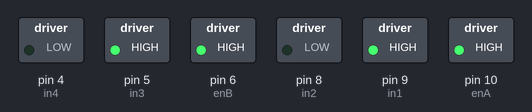
Recording of a sketch running on a simulated Arduino Uno, built with avr-gcc and run on an emulated ATmega328P. Parts: switched loads named in the sketch (green lamp = pin HIGH).

Above: at 0.1 s.
Timing chart, 0 to 1.6 s (numbered marks = the images above):
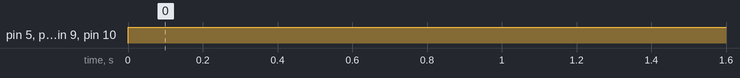

Measured:
- by itself, pin 5 (in3), pin 6 (enB), pin 9 (in1), pin 10 (enA): LOW → HIGH at 0.00 s

The sketch:

Activity10.3.ino
```cpp
int enA = 10;
int enB = 6;
int in1 = 9;
int in2 = 8;
int in3 = 5;
int in4 = 4;

void setup()
{
// set all the motor control pins to outputs
pinMode(enA, OUTPUT);
pinMode(in1, OUTPUT);
pinMode(in2, OUTPUT);
pinMode(in3, OUTPUT);
pinMode(in4, OUTPUT);

}
void loop()
{

digitalWrite(in1, HIGH);
digitalWrite(in2, LOW);
digitalWrite(in3, HIGH);
digitalWrite(in4, LOW);
analogWrite(enA, 255);
analogWrite(enB, 255);

}
```
